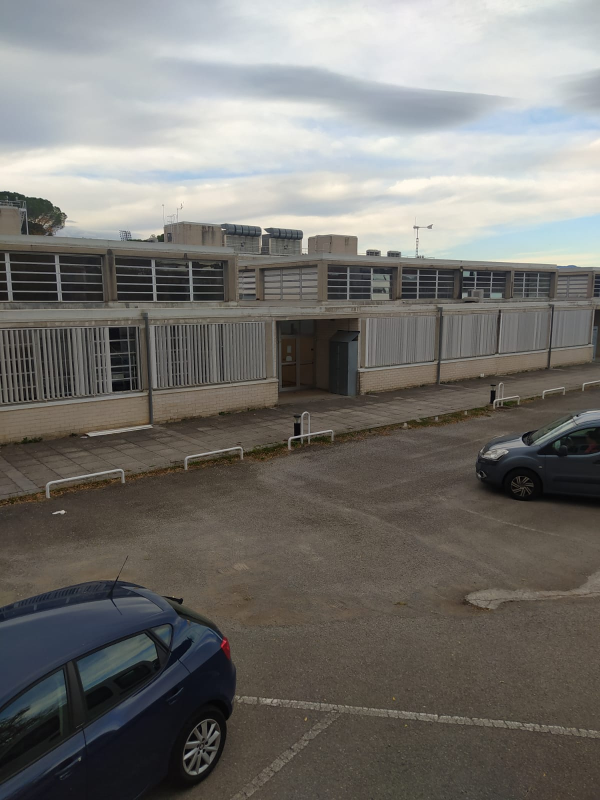
#> input picture Project_3_Image_Stitching/3.PARKING/1.L.jpeg, 1200 x 1600 px (shown at 1/2 size)
$ python 4.3.merging_max.py
#> lines starting #> are read from the running program, lines starting #| are printed output that depends on the picture
import cv2
import os
import numpy as np

abspath = os.path.abspath(__file__)
dname = os.path.dirname(abspath)
os.chdir(dname)
project_folder = dname + '/'

# Load the images
image1 = cv2.imread(project_folder + '1.L.jpeg')
#> image1 is the input picture: shape (1600, 1200, 3); mean B, G, R 112.2, 116.2, 118
image2 = cv2.imread(project_folder + '1.M.jpeg')
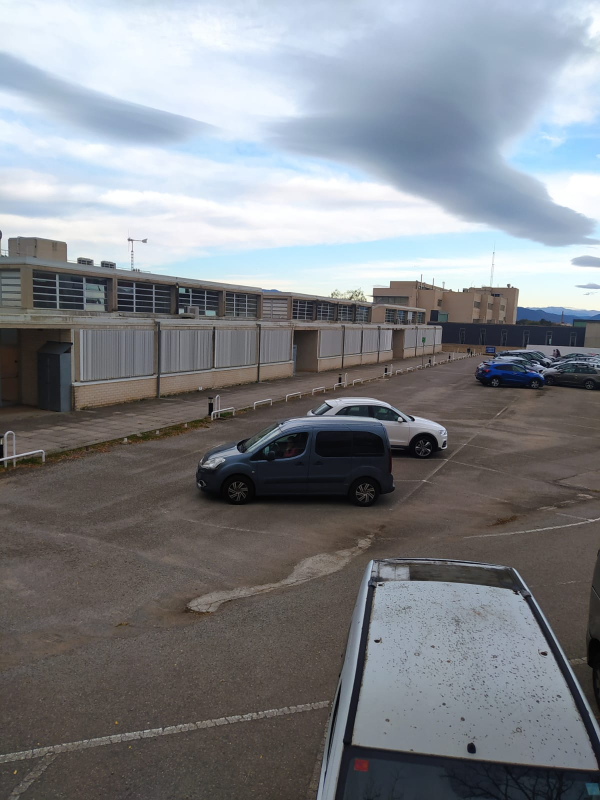
#> input picture Project_3_Image_Stitching/3.PARKING/1.M.jpeg, 1200 x 1600 px (shown at 1/2 size)
#> image2 is the input picture: shape (1600, 1200, 3); mean B, G, R 135.9, 130.9, 127.8
image3 = cv2.imread(project_folder + '1.R.jpeg')
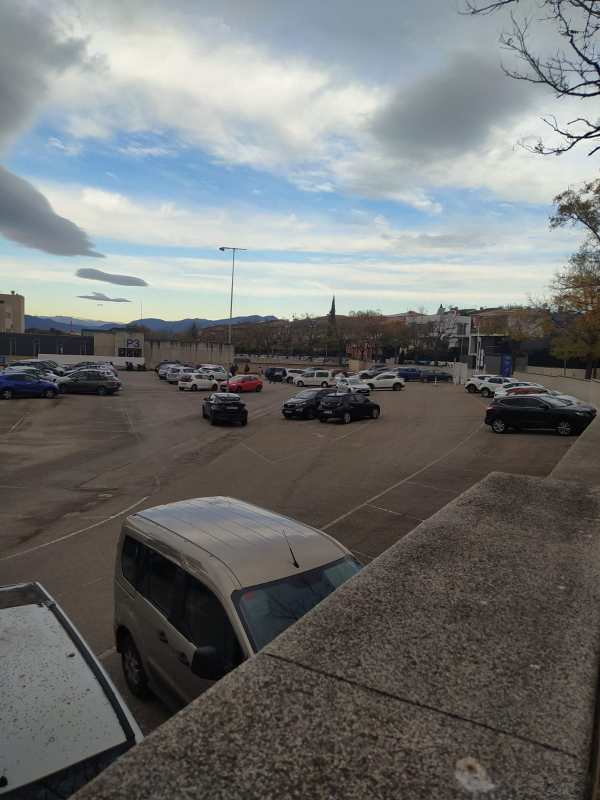
#> input picture Project_3_Image_Stitching/3.PARKING/1.R.jpeg, 1200 x 1600 px (shown at 1/2 size)
#> image3 is the input picture: shape (1600, 1200, 3); mean B, G, R 114.7, 115.4, 113.6

translation = np.float32([[1, 0, 1600],[0, 1, 400],[0, 0, 1]])
size_x = image2.shape[1]+3200
#> size_x = 4400
size_y = image2.shape[0]+600
#> size_y = 2200
image1 = cv2.warpPerspective(image1, translation, (size_x, size_y))
#> image1: shape (2200, 4400, 3)
image2 = cv2.warpPerspective(image2, translation, (size_x, size_y))
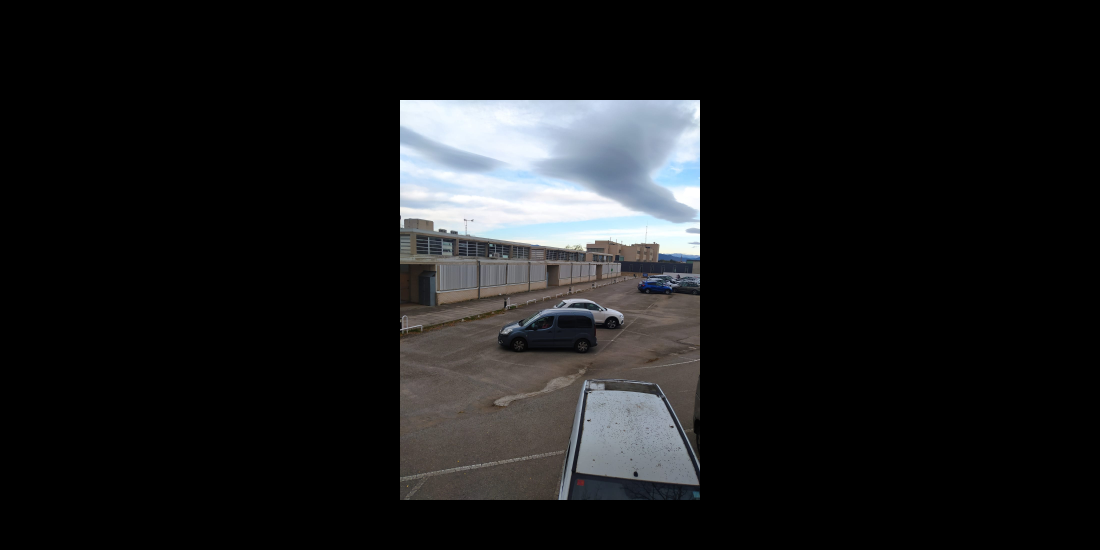
#> image2: shape (2200, 4400, 3) (shown at 1/4 size); mean B, G, R 27, 26, 25.4
image3 = cv2.warpPerspective(image3, translation, (size_x, size_y))
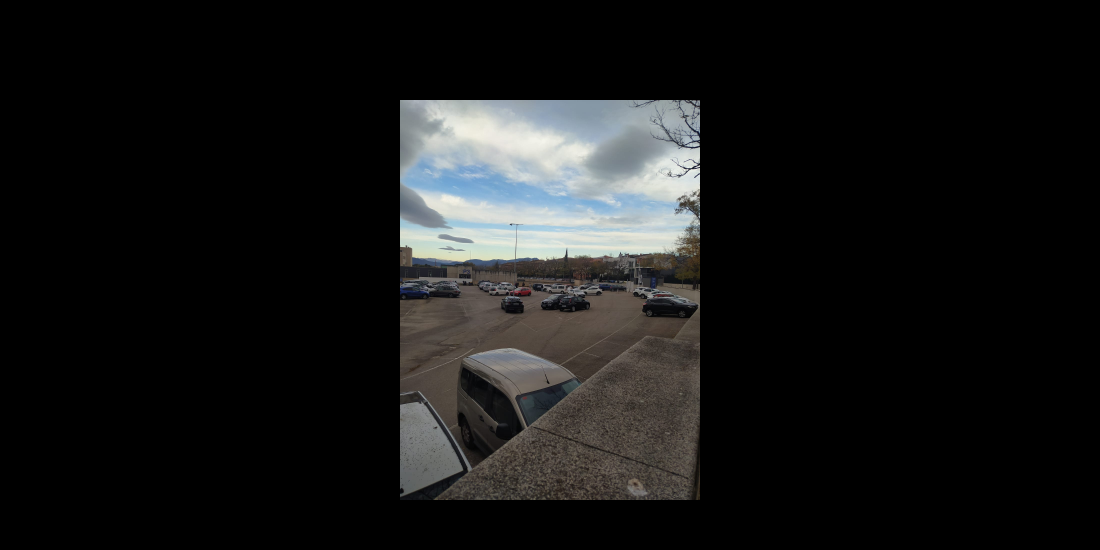
#> image3: shape (2200, 4400, 3) (shown at 1/4 size); mean B, G, R 22.7, 22.9, 22.5

h12 = np.load(project_folder + ".3.homography12.npy")
#> (reads Project_3_Image_Stitching/3.PARKING/.3.homography12.npy from the repository)
h32 = np.load(project_folder + ".3.homography32.npy")
#> (reads Project_3_Image_Stitching/3.PARKING/.3.homography32.npy from the repository)
# Warp the first (and third) image using the homography
result12 = cv2.warpPerspective(image1, h12, (size_x, size_y))
result32 = cv2.warpPerspective(image3, h32, (size_x, size_y))
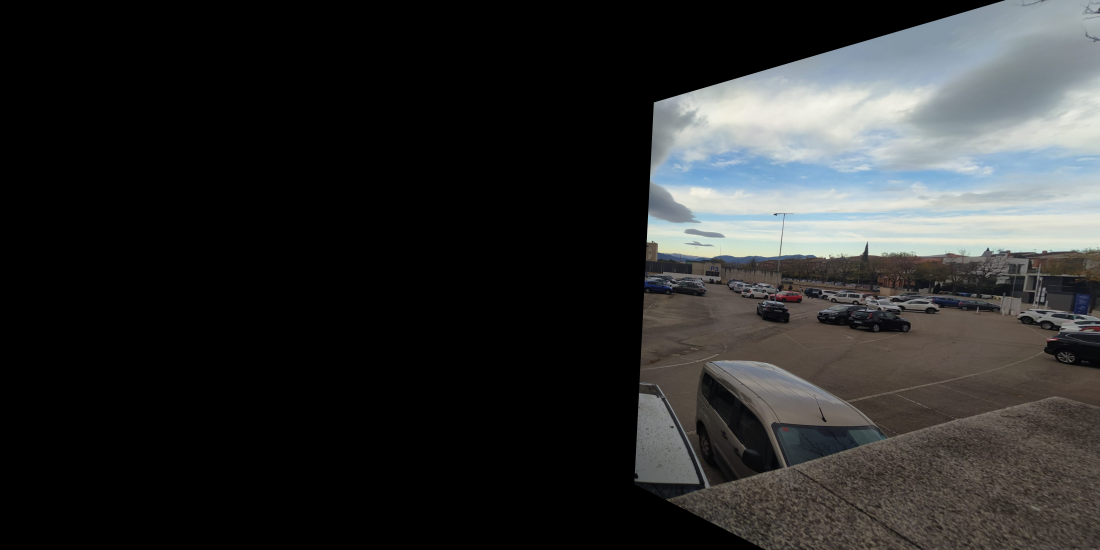
#> result32: shape (2200, 4400, 3) (shown at 1/4 size); mean B, G, R 44.9, 45, 44.1


# Stitching the warped image with the second image using alpha blending
alpha = 0.50  # blending factor
merged_image_p1 = cv2.max(result12, image2)
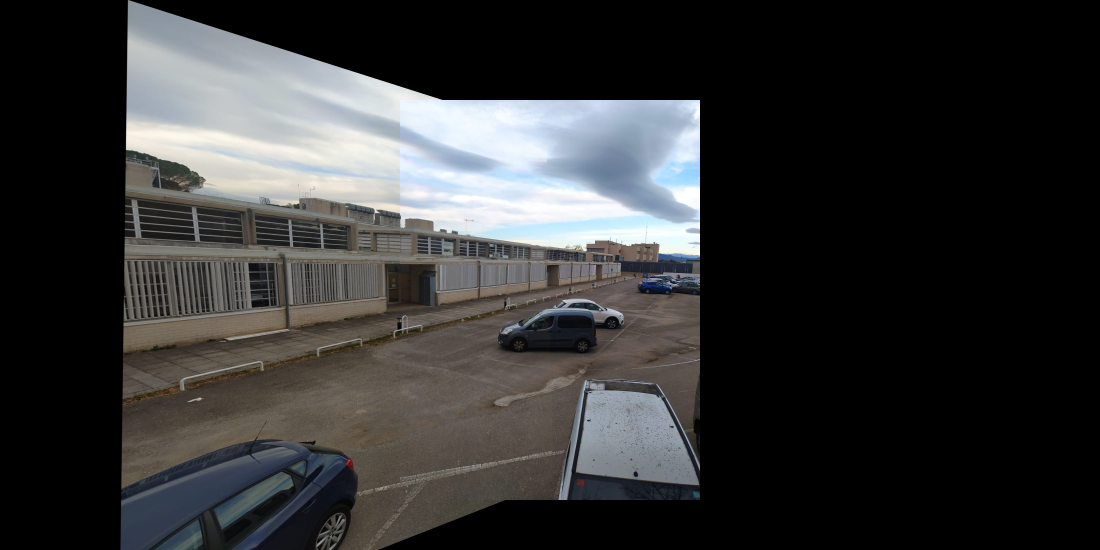
#> merged_image_p1: shape (2200, 4400, 3) (shown at 1/4 size); mean B, G, R 52.5, 52.2, 51.9
merged_image_final = cv2.max(result32, merged_image_p1)
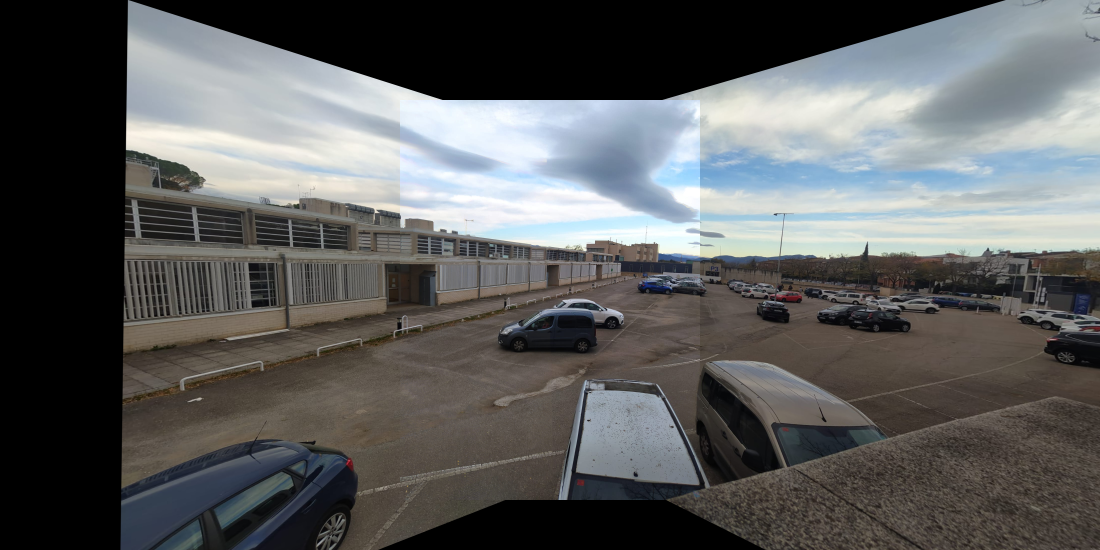
#> merged_image_final: shape (2200, 4400, 3) (shown at 1/4 size); mean B, G, R 93.3, 93.2, 92.1

# Display the blended image
cv2.imwrite(project_folder + '4.merged_max.jpeg', merged_image_final)


# [6 lines of commented-out code are left out]
